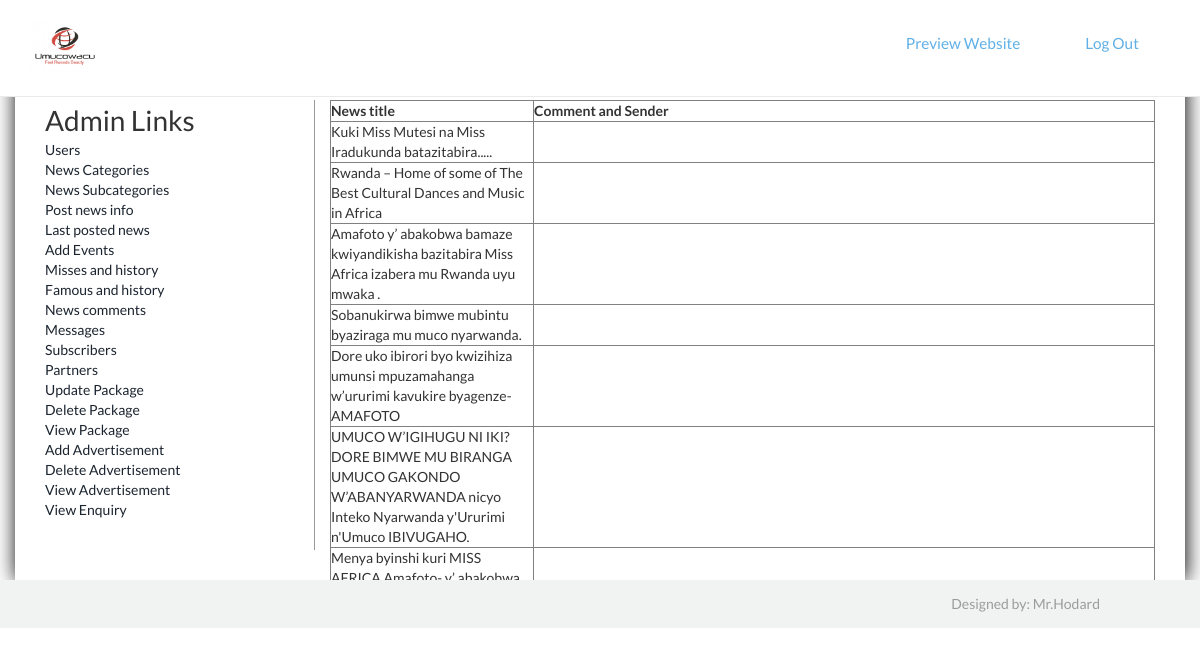
The app's page /Panel/Admin/newsComments.php (signed in) with its own data.
### tables this page shows
CREATE TABLE `news_info` (
  `news_ID` int(11) NOT NULL,
  `Published_on` datetime NOT NULL,
  `News_Title` varchar(255) NOT NULL,
  `Short_description` text NOT NULL,
  `Full_Content` text NOT NULL,
  `news_icon` varchar(255) NOT NULL,
  `Likes` int(11) NOT NULL,
  `news_author` varchar(255) NOT NULL,
  `news_category` int(11) NOT NULL,
  `Sub_category` int(11) NOT NULL,
  `News_type` varchar(100) NOT NULL,
  `Visited` int(11) NOT NULL DEFAULT '0'
);

### Panel/Admin/newsComments.php (the view, shortened to what this page needs)
<?php if(!isset($_SESSION)) { session_start(); }
include('function.php');
 ?>
<!DOCTYPE html>
<html>
<head>
<link href="style.css" rel="stylesheet" type="text/css" />
<link href="../css/bootstrap.css" rel='stylesheet' type='text/css'/>
<link href="../css/style.css" rel="stylesheet" type="text/css" media="all"/>
<link href="../css/animate.css" rel="stylesheet" type="text/css" media="all">
</head>
<body>
<?php include('top.php'); ?>
<div style="padding-top:100px; box-shadow:1px 1px 20px black; min-height:570px" class="container">
<div class="col-sm-3" style="border-right:1px solid #999; min-height:450px;">
<?php include('left.php'); ?>
</div>
<div class="col-sm-9"  style='overflow: scroll;height:480px'>
<?php
$ql_TITLE=mysqli_query($cn,"SELECT DISTINCT news_info.News_Title, news_ID FROM news_comments,news_info WHERE news_info.news_ID=news_comments.InfoID")or die(mysqli_error($cn));
if(mysqli_num_rows($ql_TITLE)){
echo "<table width='100%' border=1>";
echo "<tr><th>News title</th><th>Comment and Sender</th></tr>";
while($TITLE=mysqli_fetch_array($ql_TITLE)){
echo "<tr>";
echo "<td>".$TITLE['News_Title']."</td>";
echo "<td>";
echo "</td>";
}
echo "</table>";
}else{
echo "No comments";
}
?>
</div>
</div>
<?php include('bottom.php'); ?>
</body>
</html>

### Panel/css/style.css (style rules this page uses)
body { margin:0; padding:0; font-family: 'Lato', sans-serif; -webkit-appearance:none; }
.container:after { content: "\0020"; display: block; height: 0; clear: both; visibility: hidden; }

### records on screen
news_info: News_Title "Kuki Miss Mutesi na Miss Iradukunda batazitabira....."
news_info: News_Title "Rwanda – Home of some of The Best Cultural Dances and Music in Africa"
news_info: News_Title "Amafoto y’ abakobwa bamaze kwiyandikisha bazitabira Miss Africa izabera mu Rwanda uyu mwaka ."
news_info: News_Title "Sobanukirwa bimwe mubintu byaziraga mu muco nyarwanda."
news_info: News_Title "Dore uko ibirori byo kwizihiza umunsi mpuzamahanga w’ururimi kavukire byagenze-AMAFOTO"
news_info: News_Title "UMUCO W’IGIHUGU NI IKI? DORE BIMWE MU BIRANGA UMUCO GAKONDO W’ABANYARWANDA nicyo Inteko Nyarwanda y'Ururimi n'Umuco IBIVUGAHO."
news_info: News_Title "Menya byinshi kuri MISS…"
